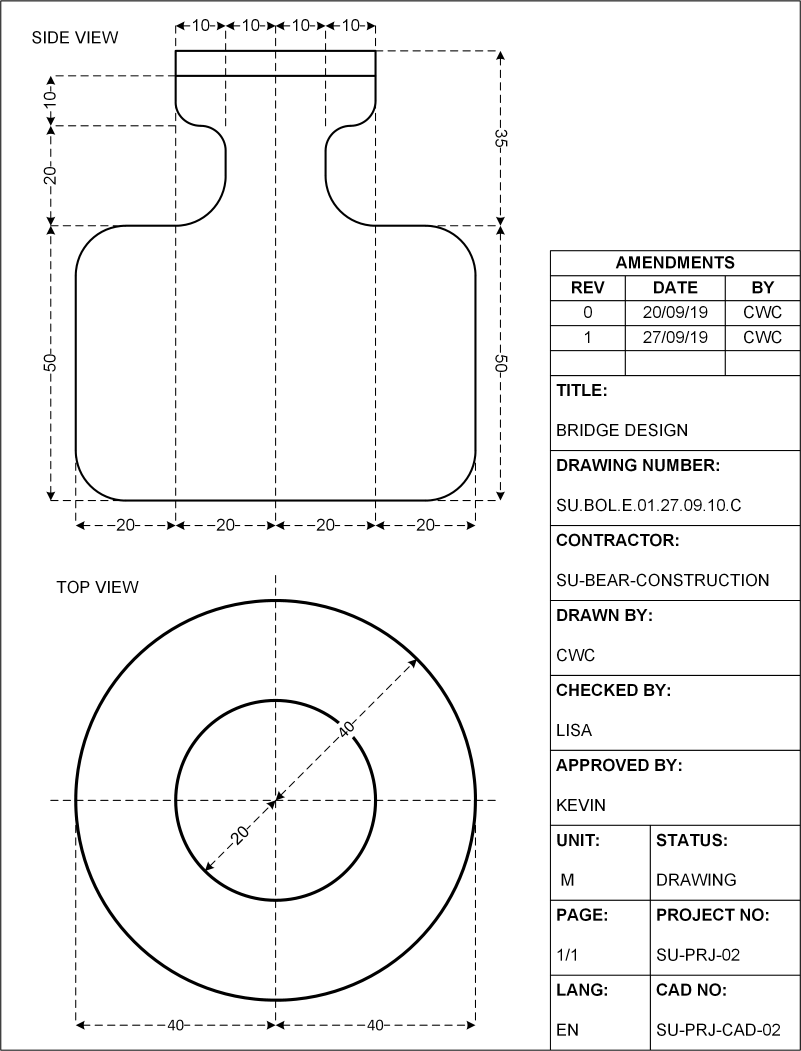
#> input picture dataset/01.png, 2403 x 3153 px, found by its file name (shown at 1/3 size)
$ python requirement4.py
#> lines starting #> are read from the running program, lines starting #| are printed output that depends on the picture; after the words box and inside, x2 and y2 are one past the last pixel; in counts of white or black regions, pixels touching at a corner belong together
#extract drawing 01, 02, 03

import pytesseract as tess
import cv2
import numpy as np

tess.pytesseract.tesseract_cmd = r'C:\Program Files\Tesseract-OCR\tesseract.exe'

img_ori = cv2.imread("01.png", cv2.IMREAD_GRAYSCALE)
#> img_ori is the input picture: shape (3153, 2403); min 0, max 255, mean 244
# img_ori = cv2.imread("02.png", cv2.IMREAD_GRAYSCALE)
# img_ori = cv2.imread("03.png", cv2.IMREAD_GRAYSCALE)

thresh = 128
img = cv2.threshold(img_ori, thresh, 255, cv2.THRESH_BINARY)[1]
#> img: shape (3153, 2403); 95.6% white; 712 black regions (7 under 20 px), largest, box (x1, y1, x2, y2) and area: (1, 1, 2403, 3152) 85843, (224, 129, 1430, 1525) 39130, (223, 1797, 1450, 3024) 36138

img_contours = img.copy()

hImg,wImg = img.shape
#> hImg = 3153; wImg = 2403

for columns in range(5,wImg):
    number_of_pixel = 0
    table_edge = 0
    for rows in range(5,hImg):
        if img[rows, columns] == 0:
            number_of_pixel = number_of_pixel + 1
    if number_of_pixel >= (0.75*hImg):
        table_edge = columns
        break

drawing = img[4:3149,4:table_edge]
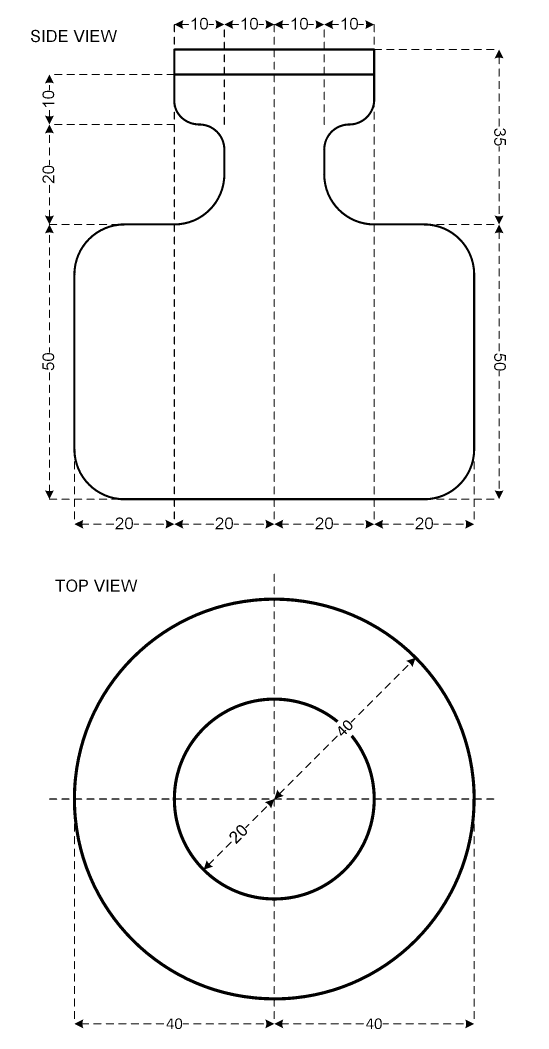
#> drawing: shape (3145, 1646) (shown at 1/3 size); 97.1% white; 457 black regions, largest, box (x1, y1, x2, y2) and area: (220, 125, 1426, 1521) 39130, (219, 1793, 1446, 3020) 36138, (518, 2093, 1146, 2720) 17773
drawing_resize = cv2.resize(drawing, (328, 629))
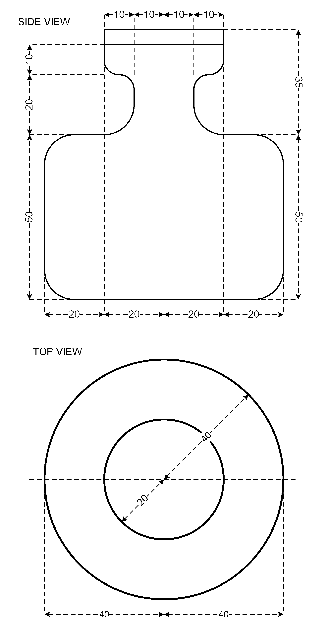
#> drawing_resize: shape (629, 328); min 0, max 255, mean 247.7

for rows in range(5,hImg):
    number_of_pixel = 0
    table_top = 0
    for columns in range(table_edge,wImg):
        if img[rows, columns] == 0:
            number_of_pixel = number_of_pixel + 1
    if number_of_pixel >= (0.75*(wImg-table_edge)):
        table_top = rows
        break

table = img[table_top:3153, table_edge:2403]
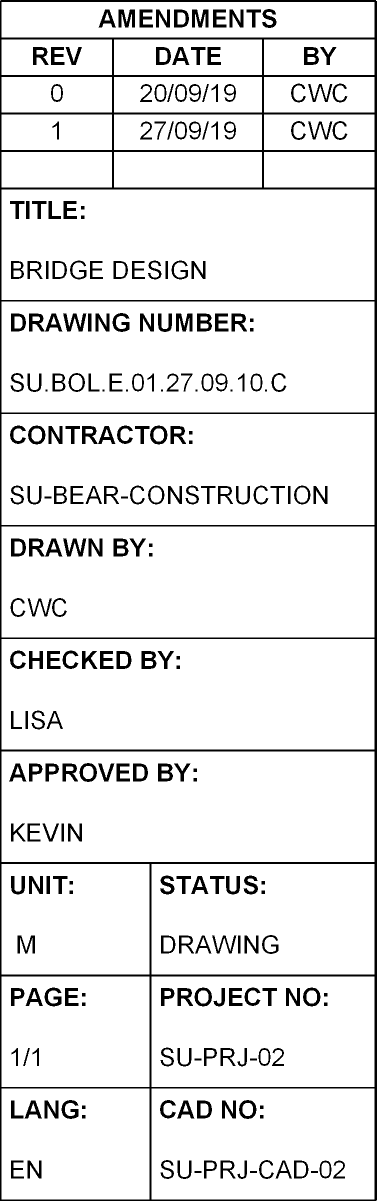
#> table: shape (2403, 753) (shown at 1/2 size); 91.2% white; 255 black regions (7 under 20 px), largest, box (x1, y1, x2, y2) and area: (0, 0, 753, 2402) 62021, (237, 19, 270, 55) 790, (384, 19, 417, 55) 790

cv2.imshow("Only Drawing (Extracted)", drawing_resize)
cv2.waitKey(0)
cv2.destroyAllWindows()

cv2.imwrite("drawing_extracted.png", drawing)

$ run again, with dataset/04.png copied over dataset/01.png
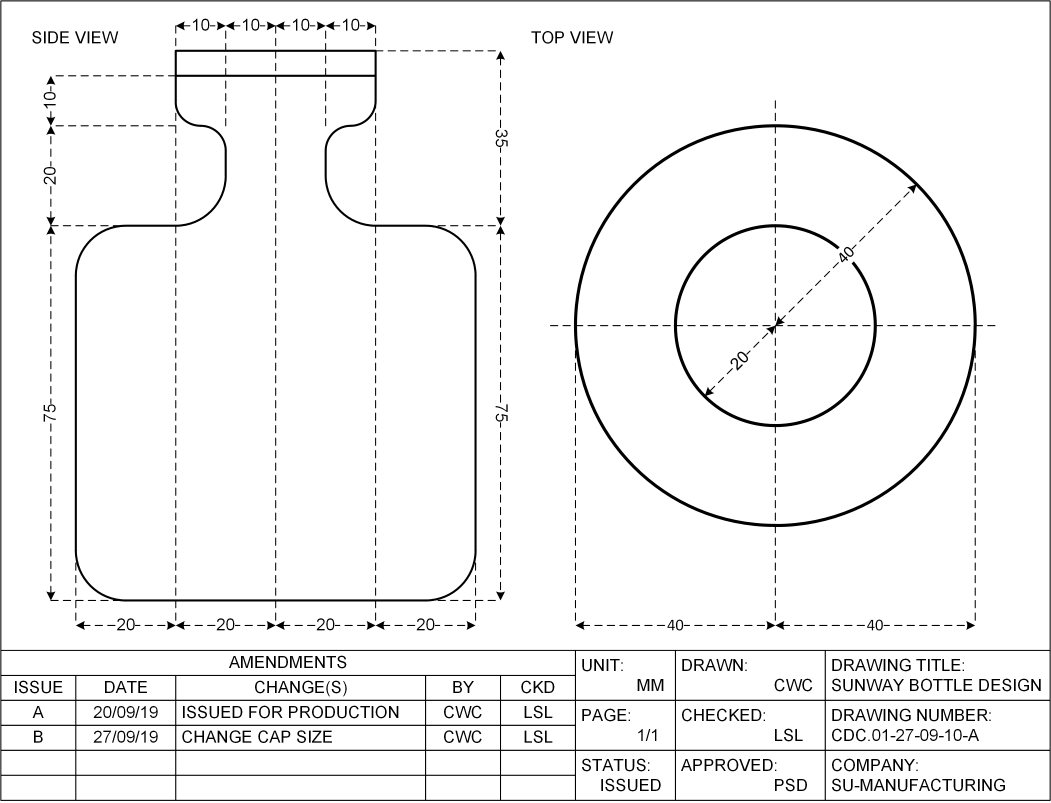
#> input picture dataset/04.png, 3153 x 2409 px, found by its file name (shown at 1/3 size)
#> img_ori is the input picture: shape (2409, 3153); min 0, max 255, mean 243.8
#> img: shape (2409, 3153); 95.5% white; 765 black regions (19 under 20 px), largest, box (x1, y1, x2, y2) and area: (1, 1, 3152, 2403) 98589, (224, 129, 1430, 1825) 43729, (1722, 373, 2949, 1600) 36170
#> `drawing = img[4:3149,4:table_edge]`:
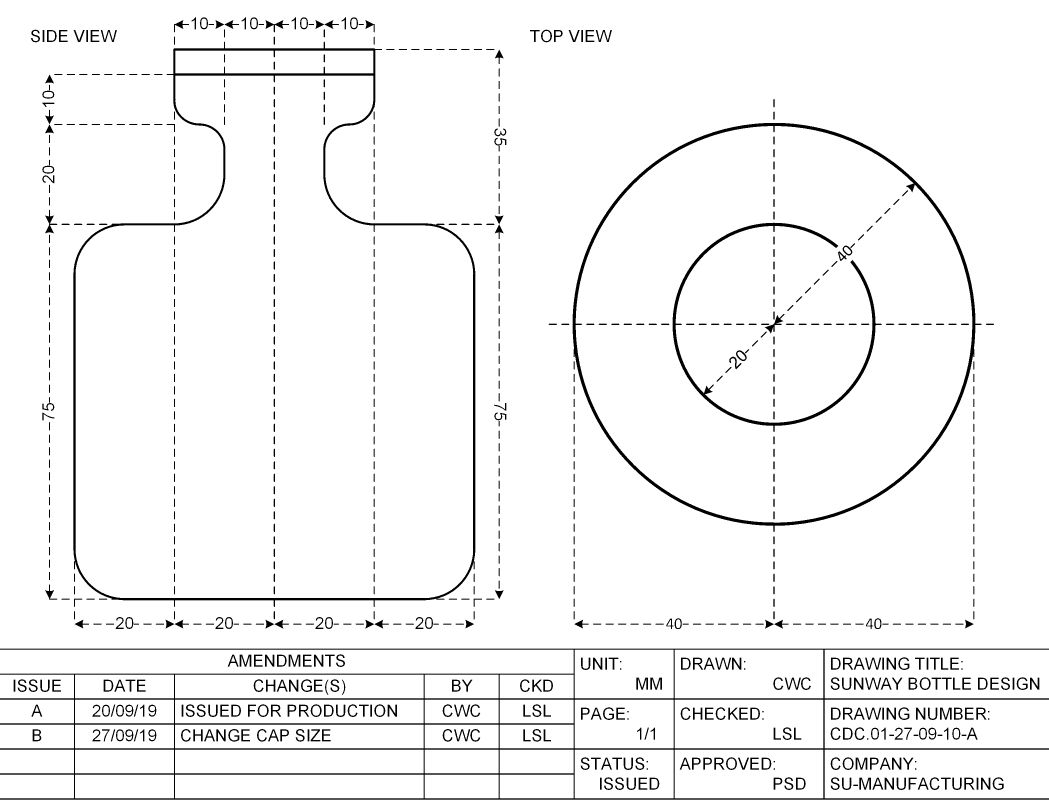
#> drawing: shape (2405, 3145) (shown at 1/3 size); 95.8% white; 765 black regions (19 under 20 px), largest, box (x1, y1, x2, y2) and area: (0, 1946, 3145, 2399) 74746, (220, 125, 1426, 1821) 43729, (1718, 369, 2945, 1596) 36170
#> `drawing_resize = cv2.resize(drawing, (328, 629))`:
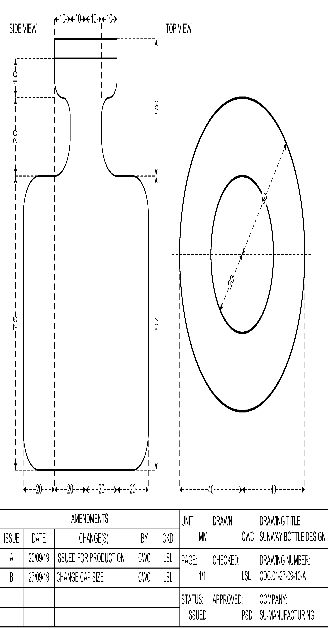
#> drawing_resize: shape (629, 328); min 0, max 255, mean 244.2
#> table = empty array
